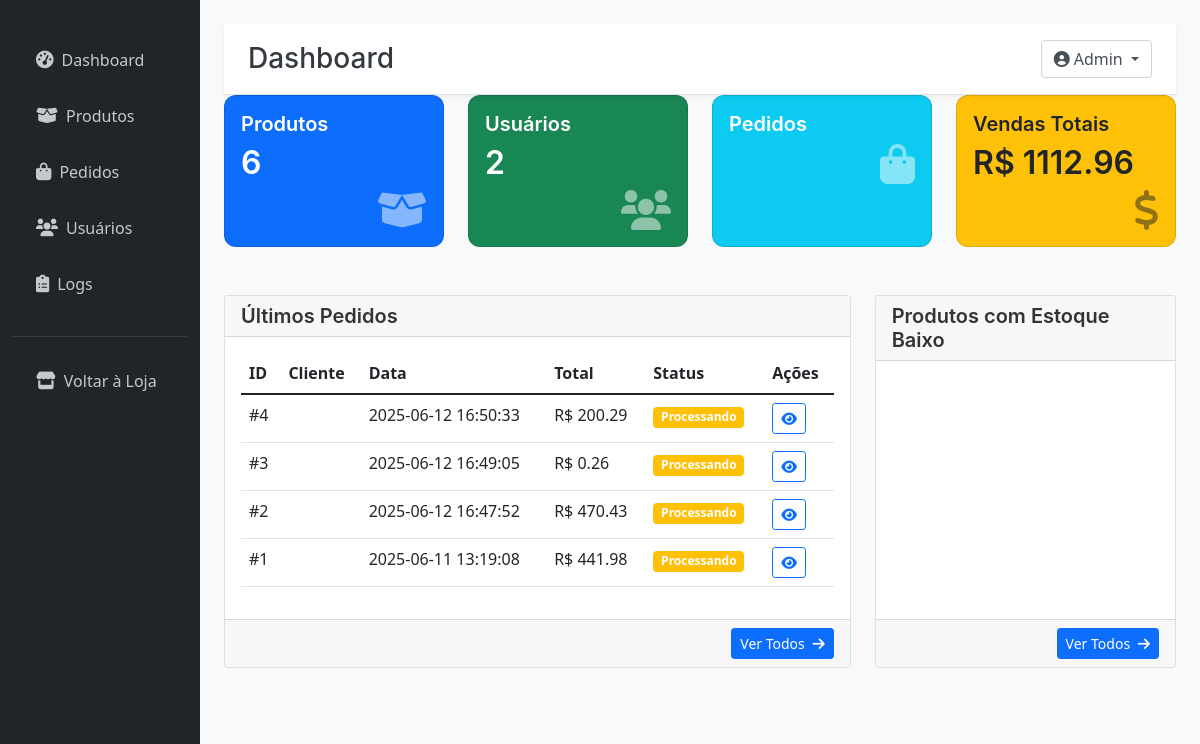
/admin/dashboard (signed in), run on the app's committed database.
### tables this page shows
CREATE TABLE pedidos (
            id INTEGER PRIMARY KEY AUTOINCREMENT,
            usuario_id INTEGER,
            data TIMESTAMP DEFAULT CURRENT_TIMESTAMP,
            status TEXT DEFAULT 'Pendente',
            total REAL DEFAULT 0.0,
            FOREIGN KEY (usuario_id) REFERENCES usuarios(id)
        );

### routes/admin.py (the view)
@admin_bp.route('/dashboard')
@admin_required
def admin_dashboard():
    conn = conectar_db()
    cursor = conn.cursor()
    cursor.execute('SELECT COUNT(*) FROM produtos')
    total_produtos = cursor.fetchone()[0]
    cursor.execute('SELECT COUNT(*) FROM usuarios')
    total_usuarios = cursor.fetchone()[0]
    cursor.execute("SELECT COUNT(*) FROM pedidos WHERE DATE(data) = DATE('now', '-3 hours')")
    pedidos_hoje = cursor.fetchone()[0]
    cursor.execute("SELECT COALESCE(SUM(total), 0) FROM pedidos WHERE strftime('%Y-%m', data, '-3 hours') = strftime('%Y-%m', 'now', '-3 hours')")
    vendas_mensais = cursor.fetchone()[0]
    cursor.execute("SELECT COALESCE(SUM(total), 0) FROM pedidos")
    vendas_totais = cursor.fetchone()[0]
    cursor.execute('''
        SELECT p.id, u.nome as cliente, p.data, p.total, p.status
        FROM pedidos p
        JOIN usuarios u ON p.usuario_id = u.id
        ORDER BY p.data DESC
        LIMIT 5
    ''')
    ultimos_pedidos = cursor.fetchall()
    cursor.execute('SELECT nome, estoque FROM produtos WHERE estoque < 10 ORDER BY estoque ASC LIMIT 5')
    estoque_baixo = cursor.fetchall()
    conn.close()
    return render_template('admin/dashboard.html',
                         total_produtos=total_produtos,
                         total_usuarios=total_usuarios,
                         pedidos_hoje=pedidos_hoje,
                         vendas_mensais=vendas_mensais,
                         vendas_totais=vendas_totais,
                         ultimos_pedidos=ultimos_pedidos,
                         estoque_baixo=estoque_baixo)

### app.py (called while the page is built)
@app.context_processor
def inject_carrinho():
    total_itens = 0
    if 'usuario_id' in session:
        try:
            total_itens = contar_itens_carrinho_db(session['usuario_id'])
        except Exception as e:
            print(f"Erro no context processor ao contar itens do carrinho (DB): {e}")
            total_itens = 0
    return {'total_itens': total_itens, 'formatar_moeda': formatar_moeda} # Adiciona formatar_moeda para uso em templates

### database.py (called while the page is built)
def conectar_db():
    conn = sqlite3.connect(DB_NAME)
    conn.row_factory = sqlite3.Row # Permite acessar colunas por nome
    return conn

def contar_itens_carrinho_db(usuario_id):
    conn = conectar_db()
    cursor = conn.cursor()
    cursor.execute('''
    SELECT COALESCE(SUM(quantidade), 0)
    FROM carrinho
    WHERE usuario_id = ?
    ''', (usuario_id,))
    total_itens = cursor.fetchone()[0]
    conn.close()
    return total_itens

### templates/admin/dashboard.html (shortened to what this page needs)
{% extends "admin/base.html" %}
{% block page_title %}Dashboard{% endblock %}
{% block content %}
<div class="row mb-4">
    <div class="col-md-3 mb-4">
        <div class="card stat-card bg-primary text-white h-100">
            <div class="card-body">
                <h5 class="card-title">Produtos</h5>
                <h2 class="card-text">{{ total_produtos }}</h2>
                <i class="fas fa-box-open float-end fs-1 opacity-50"></i>
            </div>
        </div>
    </div>
    <div class="col-md-3 mb-4">
        <div class="card stat-card bg-success text-white h-100">
            <div class="card-body">
                <h5 class="card-title">Usuários</h5>
                <h2 class="card-text">{{ total_usuarios }}</h2>
                <i class="fas fa-users float-end fs-1 opacity-50"></i>
            </div>
        </div>
    </div>
    <div class="col-md-3 mb-4">
        <div class="card stat-card bg-info text-white h-100">
            <div class="card-body">
                <h5 class="card-title">Pedidos</h5>
                <i class="fas fa-shopping-bag float-end fs-1 opacity-50"></i>
            </div>
        </div>
    </div>
    <div class="col-md-3 mb-4">
        <div class="card stat-card bg-warning text-dark h-100">
            <div class="card-body">
                <h5 class="card-title">Vendas Totais</h5>
                <h2 class="card-text">R$ {{ "%.2f"|format(vendas_totais) }}</h2>
                <i class="fas fa-dollar-sign float-end fs-1 opacity-50"></i>
            </div>
        </div>
    </div>
</div>
<div class="row">
    <div class="col-md-8 mb-4">
        <div class="card h-100">
            <div class="card-header">
                <h5 class="mb-0">Últimos Pedidos</h5>
            </div>
            <div class="card-body">
                <div class="table-responsive">
                    <table class="table table-hover">
                        <thead>
                            <tr>
                                <th>ID</th>
                                <th>Cliente</th>
                                <th>Data</th>
                                <th>Total</th>
                                <th>Status</th>
                                <th>Ações</th>
                            </tr>
                        </thead>
                        <tbody>
                            {% for pedido in ultimos_pedidos %}
                            <tr>
                                <td>#{{ pedido['id'] }}</td>
                                <td>{{ pedido['nome'] }}</td>
                                <td>{{ pedido['data'] }}</td>
                                <td>R$ {{ "%.2f"|format(pedido['total']) }}</td>
                                <td>
                                    <span class="badge bg-{{ 'success' if pedido['status'] == 'Entregue' else 'warning' }}">
                                        {{ pedido['status'] }}
                                    </span>
                                </td>
                                <td>
                                    <a href="{{ url_for('detalhes_pedido', id=pedido['id']) }}"
                                       class="btn btn-sm btn-outline-primary">
                                        <i class="fas fa-eye"></i>
                                    </a>
                                </td>
                            </tr>
                            {% endfor %}
                        </tbody>
                    </table>
                </div>
            </div>
            <div class="card-footer text-end">
                <a href="{{ url_for('admin_pedidos') }}" class="btn btn-sm btn-primary">
                    Ver Todos <i class="fas fa-arrow-right ms-1"></i>
                </a>
            </div>
        </div>
    </div>
    <div class="col-md-4 mb-4">
        <div class="card h-100">
            <div class="card-header">
                <h5 class="mb-0">Produtos com Estoque Baixo</h5>
            </div>
            <div class="card-body">
            </div>
            <div class="card-footer text-end">
                <a href="{{ url_for('admin_produtos') }}" class="btn btn-sm btn-primary">
                    Ver Todos <i class="fas fa-arrow-right ms-1"></i>
                </a>
            </div>
        </div>
    </div>
</div>
{% endblock %}

### templates/admin/admin.css (style rules this page uses)
:root { --admin-sidebar-bg: #2c3e50; --admin-text-color: #ecf0f1; --admin-active-bg: #34495e; --admin-hover-bg: #3a536b; --admin-card-shadow: rgba(0, 0, 0, 0.1); }
body { background-color: #f8f9fa; color: #333; }
.stat-card { transition: transform 0.3s ease-in-out, box-shadow 0.3s ease-in-out; border-radius: 0.75rem; overflow: hidden; }
h1, h2, h3, h4, h5, h6 { font-family: 'Inter', sans-serif; font-weight: 600; }

### data on the page
pedidos: id "4", data "2025-06-12 16:50:33", total "200.29", status "Processando"
pedidos: id "3", data "2025-06-12 16:49:05", total "0.26", status "Processando"
pedidos: id "2", data "2025-06-12 16:47:52", total "470.43", status "Processando"
pedidos: id "1", data "2025-06-11 13:19:08", total "441.98", status "Processando"

### other printed values
{{ session.get('usuario_nome', 'Admin') }} "Admin"
{{ total_produtos }} "6"
{{ total_usuarios }} "2"
{{ "%.2f"|format(vendas_totais) }} "1112.96"
